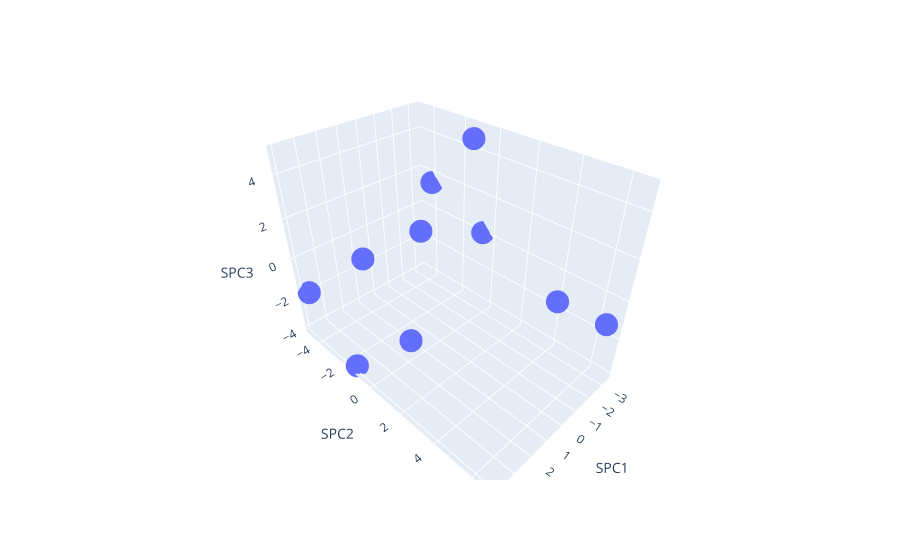

Notebook source saved alongside this figure:
### Code cell
sparse_pca = SparsePCA(n_components=3, random_state=len(PCA_data_numbers[0]))
sparse_pca_data_rookie = sparse_pca.fit_transform(PCA_data_numbers_rookie)

# Converting the transformed data back to a DataFrame
df_sparse_pca_rookie = pd.DataFrame(sparse_pca_data_rookie, columns=['SPC1', 'SPC2', 'SPC3'])

fig_2d = px.scatter_3d(df_sparse_pca_rookie, x='SPC1', y='SPC2', z='SPC3')
fig_2d.show()

### Figure 1 — Plotly figure (JSON) as saved in the notebook; plotly's stock layout.template omitted (floating-point values rounded to 4 significant figures)
{"data": [{"hovertemplate": "SPC1=%{x}<br>SPC2=%{y}<br>SPC3=%{z}<extra></extra>", "legendgroup": "", "marker": {"color": "#636efa", "symbol": "circle"}, "mode": "markers", "name": "", "scene": "scene", "showlegend": false, "type": "scatter3d", "x": [3.964, 3.845, -2.508, 2.198, -2.829, -3.391, 1.985, -3.381, 3.297, -3.18], "y": [-1.256, -4.738, -0.4912, -2.486, 6.625, -0.5577, 0.1964, -4.024, 2.638, 4.094], "z": [-4.031, -1.88, 4.939, 0.2889, -0.921, 0.0534, -2.86, 1.494, 4.309, -1.392]}], "layout": {"autosize": true, "legend": {"tracegroupgap": 0}, "margin": {"t": 60}, "scene": {"aspectmode": "auto", "aspectratio": {"x": 0.8096, "y": 1.251, "z": 0.9874}, "domain": {"x": [0, 1], "y": [0, 1]}, "xaxis": {"title": {"text": "SPC1"}, "type": "linear"}, "yaxis": {"title": {"text": "SPC2"}, "type": "linear"}, "zaxis": {"title": {"text": "SPC3"}, "type": "linear"}}}}
